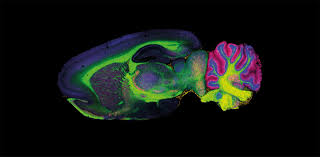
#> input picture input.jpeg, 320 x 157 px; its folder holds only this picture in this run
$ python image_crop.py
#> lines starting #> are read from the running program, lines starting #| are printed output that depends on the picture; after the words box and inside, x2 and y2 are one past the last pixel; in counts of white or black regions, pixels touching at a corner belong together
import numpy as np
from PIL import Image
import cv2
from pathlib import Path

def auto_crop_maldi(image_path, output_path=None, padding=10):
    """
    Automatically crop MALDI image to tissue boundaries.

    Args:
        image_path: Path to input image
        output_path: Path to save cropped image (optional)
        padding: Extra pixels around tissue (default: 10)

    Returns:
        Cropped PIL Image
    """
#> called with image_path = 'input.jpeg', output_path = 'output.png', padding = 10
    # Load image
    img = Image.open(image_path)
#> img is the input picture: PIL image 320x157 RGB; mean R, G, B 17.4, 21.5, 17.8
    img_array = np.array(img)

    # Convert to grayscale
    if len(img_array.shape) == 3:
        gray = cv2.cvtColor(img_array, cv2.COLOR_RGB2GRAY)
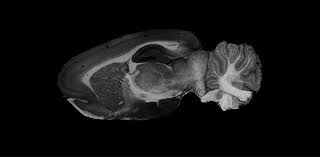
#> gray: shape (157, 320); min 0, max 216, mean 19.8
    else:
        gray = img_array

    # Automatic thresholding
    _, binary = cv2.threshold(gray, 0, 255, cv2.THRESH_BINARY + cv2.THRESH_OTSU)
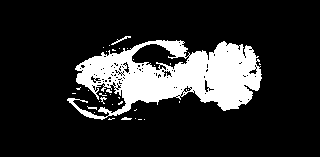
#> binary: shape (157, 320); 16.6% white; 34 white regions (29 under 20 px), largest, box (x1, y1, x2, y2) and area: (67, 40, 262, 120) 8157, (111, 36, 131, 45) 41, (121, 117, 132, 120) 23, (100, 97, 107, 104) 20, (87, 106, 97, 110) 20

    # Clean up noise
    kernel = cv2.getStructuringElement(cv2.MORPH_ELLIPSE, (5, 5))
    binary = cv2.morphologyEx(binary, cv2.MORPH_CLOSE, kernel)
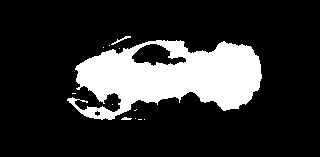
#> binary: shape (157, 320); 18.6% white; 12 white regions (9 under 20 px), largest, box (x1, y1, x2, y2) and area: (67, 40, 262, 120) 9271, (111, 36, 131, 45) 43, (121, 117, 132, 120) 23
    binary = cv2.morphologyEx(binary, cv2.MORPH_OPEN, kernel)
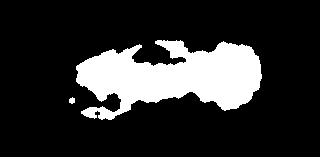
#> binary: shape (157, 320); 18.1% white; 2 white regions, box (x1, y1, x2, y2) and area: (76, 40, 262, 120) 9061, (69, 97, 75, 104) 32

    # Find bounding box
    coords = cv2.findNonZero(binary)
#> coords = contour of 9093 points, box (x1, y1, x2, y2) (69, 40, 262, 120), area 2418
    x, y, w, h = cv2.boundingRect(coords)
#> x = 69; y = 40; w = 193; h = 80

    # Add padding
    x = max(0, x - padding)
#> x = 59
    y = max(0, y - padding)
#> y = 30
    w = min(img_array.shape[1] - x, w + 2*padding)
#> w = 213
    h = min(img_array.shape[0] - y, h + 2*padding)
#> h = 100

    # Crop
    cropped = img.crop((x, y, x+w, y+h))
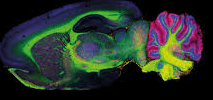
#> cropped: PIL image 213x100 RGB; mean R, G, B 40.6, 50.2, 41.5

    # Save if output path provided
    if output_path:
        cropped.save(output_path)
        print(f"Saved to {output_path}")

    return cropped


def batch_crop(input_folder, output_folder, padding=10):
    """Process all images in a folder"""
    input_path = Path(input_folder)
    output_path = Path(output_folder)
    output_path.mkdir(exist_ok=True)

    # Process all common image formats
    for ext in ['*.png', '*.jpg', '*.jpeg', '*.tif', '*.tiff']:
        for img_file in input_path.glob(ext):
            print(f"Processing {img_file.name}...")
            auto_crop_maldi(img_file, output_path / img_file.name, padding=padding)


# USAGE EXAMPLES:

# Single image
auto_crop_maldi('input.jpeg', 'output.png')

# Batch process entire folder
# batch_crop('raw_images/', 'cropped_images/', padding=10)
